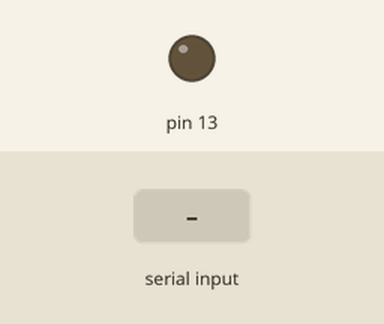
Simulated run of this sketch. Board: Arduino Uno, built with avr-gcc and run on an emulated ATmega328P. On the bench: output pins drawn as LEDs (lit = HIGH). The inputs (shaded band) are chosen by the test bench.

Above: at 1.2 s.
1.3 s: "1" received over the second serial link
At 2.5 s:
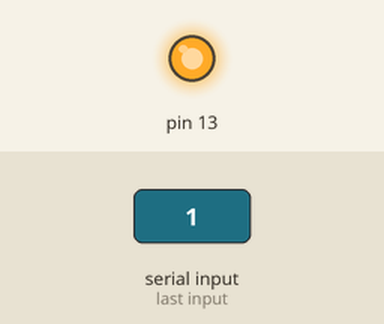
2.8 s: "0" received over the second serial link
At 3.7 s:
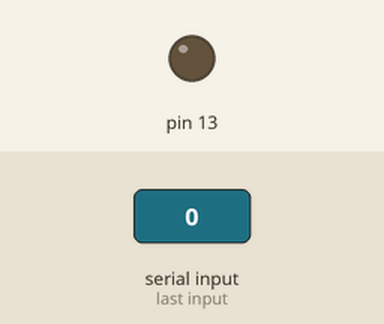
Timing chart, 0 to 5.8 s (numbered marks = the images above; inputs shaded):
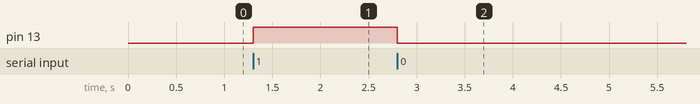

The sketch:

software_serial_bluetooth.ino
```cpp
#include <SoftwareSerial.h>
#define rx 10 //pino rx
#define tx 11 //pino tx

char comando;
SoftwareSerial bl = SoftwareSerial(tx, rx); //tx e rx

void setup()
{
  DDRB |= (1<<5); //PINO 13 COM PINO DE SAIDA
  bl.begin(9600);
  PORTB &= ~(1<<5); //ESTADO LOGICO DO PINO LOW
}

void loop()
{
  if(bl.available() > 0)
  {
     comando = bl.read();
     switch(comando)
     {
        case '0': // desligando led
          PORTB &= ~(1<<5);
        break;

        case '1': //ligando led
          PORTB |= (1<<5);
        break;
     }
  }
}
```

Measured:
- after the input at 1.3 s, pin 13: LOW → HIGH at once
- after the input at 2.8 s, pin 13: HIGH → LOW at once
